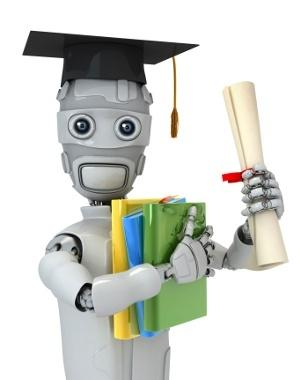
#> input picture ML/Day10/ml.png, 308 x 380 px
$ python op6.py
#> lines starting #> are read from the running program, lines starting #| are printed output that depends on the picture
import numpy as np
import cv2 as cv
img=cv.imread('ml.png',0)
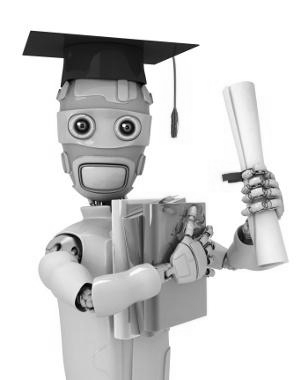
#> img: shape (380, 308); min 0, max 255, mean 212.1
rows,cols=img.shape
#> rows = 380; cols = 308
M=cv.getRotationMatrix2D(((cols-1)/2,(rows-1)/2),90,1)
dst=cv.warpAffine(img,M,(cols,rows))
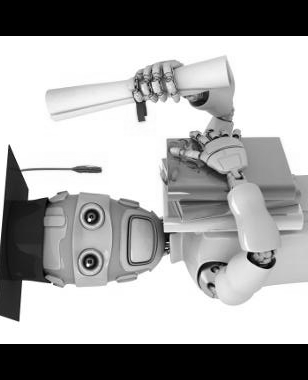
#> dst: shape (380, 308); min 0, max 255, mean 166.4
cv.imshow('dt',dst)
cv.waitKey(0)
